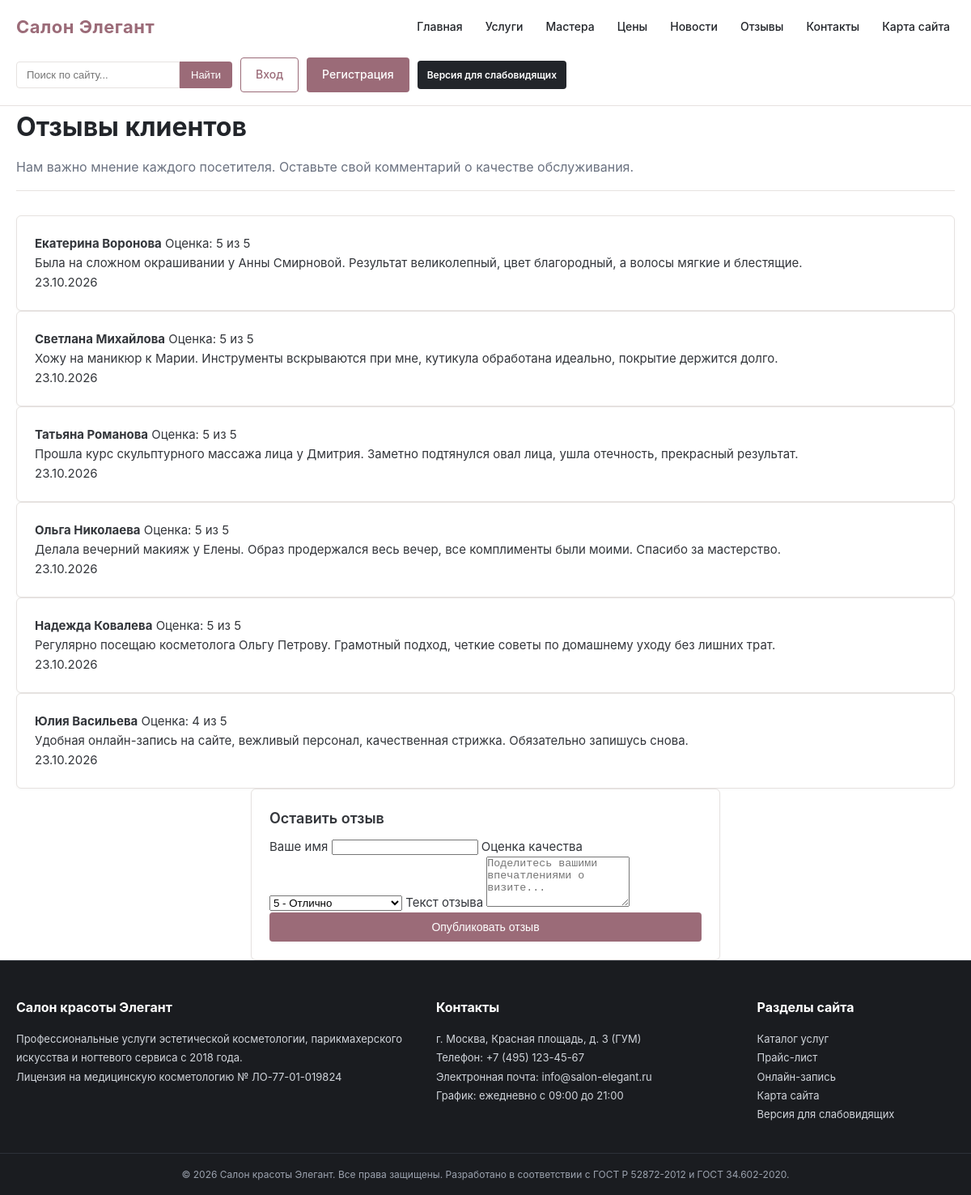
Screenshot of /reviews.php with the database file from the repository.
### tables this page shows
CREATE TABLE IF NOT EXISTS reviews (
    id INT AUTO_INCREMENT PRIMARY KEY,
    user_id INT NULL,
    author_name VARCHAR(100) NOT NULL,
    text TEXT NOT NULL,
    rating INT NOT NULL CHECK (rating BETWEEN 1 AND 5),
    created_at TIMESTAMP DEFAULT CURRENT_TIMESTAMP,
    FOREIGN KEY (user_id) REFERENCES users(id) ON DELETE SET NULL
);

### includes/functions.php (called while the page is built, shortened)
<?php
function e($value): string {
    return htmlspecialchars((string)$value, ENT_QUOTES | ENT_HTML5, 'UTF-8');
}
function currentUsername(): string {
    return $_SESSION['username'] ?? '';
}
function formatDate($dateString): string {
    $timestamp = strtotime((string)$dateString);
    return date('d.m.Y', $timestamp);
}

### reviews.php (the view, shortened to what this page needs)
<?php
require_once __DIR__ . '/includes/header.php';
$stmt = $pdo->query("SELECT * FROM reviews ORDER BY created_at DESC");
$reviews = $stmt->fetchAll();
?>
<div class="page-heading">
    <h1>Отзывы клиентов</h1>
    <p>Нам важно мнение каждого посетителя. Оставьте свой комментарий о качестве обслуживания.</p>
</div>
<div class="reviews-layout">
    <div class="reviews-list">
        <?php foreach ($reviews as $r): ?>
            <div class="card review-card">
                <div class="review-header">
                    <strong><?= e($r['author_name']) ?></strong>
                    <span class="rating-display">Оценка: <?= (int)$r['rating'] ?> из 5</span>
                </div>
                <p><?= nl2br(e($r['text'])) ?></p>
                <div class="review-date"><?= formatDate($r['created_at']) ?></div>
            </div>
        <?php endforeach; ?>
    </div>
    <div class="review-form-container">
        <form method="post" class="card form-card">
            <h3>Оставить отзыв</h3>
            <label>Ваше имя
                <input type="text" name="author_name" required value="<?= e(currentUsername()) ?>">
            </label>
            <label>Оценка качества
                <select name="rating">
                    <option value="5">5 - Отлично</option>
                </select>
            </label>
            <label>Текст отзыва
                <textarea name="text" rows="4" required placeholder="Поделитесь вашими впечатлениями о визите..."></textarea>
            </label>
            <button type="submit" class="btn btn-block">Опубликовать отзыв</button>
        </form>
    </div>
</div>
<?php require_once __DIR__ . '/includes/footer.php'; ?>

### assets/css/style.css (style rules this page uses)
* { margin: 0; padding: 0; box-sizing: border-box; }
:root { --primary: #9b6b78; --primary-hover: #825460; --accent: #c59b6d; --dark: #22252a; --gray-bg: #f8f6f5; --gray-border: #e6e2e0; --text-main: #33363b; --text-muted: #6b7280; --white: #ffffff; --success: #15803d; --danger: #b91c1c; }
body { font-family: -apple-system, BlinkMacSystemFont, "Segoe UI", Roboto, Helvetica, Arial, sans-serif; color: var(--text-main); background-color: var(--white); line-height: 1.6; font-size: 15px; }
.btn { display: inline-block; padding: 9px 18px; background-color: var(--primary); color: var(--white); text-decoration: none; border: 1px solid transparent; border-radius: 4px; font-size: 14px; font-weight: 500; cursor: pointer; text-align: center; transition: background-color 0.2s, opacity 0.2s; }
.btn-block { display: block; width: 100%; }
h1 { font-size: 32px; font-weight: 700; color: var(--dark); margin-bottom: 12px; }
h3 { font-size: 18px; font-weight: 600; margin-bottom: 8px; }
.page-heading { margin-bottom: 30px; border-bottom: 1px solid var(--gray-border); padding-bottom: 16px; }
.page-heading p { color: var(--text-muted); font-size: 16px; }
.card { background: var(--white); border: 1px solid var(--gray-border); padding: 22px; border-radius: 6px; box-shadow: 0 1px 3px rgba(0, 0, 0, 0.04); }
.form-card, .form-card-booking, .auth-card { max-width: 580px; margin: 0 auto; }

### rows the page displays
reviews: author_name "Екатерина Воронова", rating "5", text "Была на сложном окрашивании у Анны Смирновой. Результат великолепный, цвет благородный, а волосы мягкие и блестящие.", created_at "23.10.2026"
reviews: author_name "Светлана Михайлова", rating "5", text "Хожу на маникюр к Марии. Инструменты вскрываются при мне, кутикула обработана идеально, покрытие держится долго.", created_at "23.10.2026"
reviews: author_name "Татьяна Романова", rating "5", text "Прошла курс скульптурного массажа лица у Дмитрия. Заметно подтянулся овал лица, ушла отечность, прекрасный результат.", created_at "23.10.2026"
reviews: author_name "Ольга Николаева", rating "5", text "Делала вечерний макияж у Елены. Образ продержался весь вечер, все комплименты были моими. Спасибо за мастерство.", created_at "23.10.2026"
reviews: author_name "Надежда Ковалева", rating "5", text "Регулярно посещаю косметолога Ольгу Петрову. Грамотный подход, четкие советы по домашнему уходу без лишних трат.", created_at "23.10.2026"
reviews: author_name "Юлия Васильева", rating "4", text "Удобная онлайн-запись на сайте, вежливый персонал, качественная стрижка. Обязательно запишусь снова.", created_at "23.10.2026"

### other values shown
$ACCESSIBLE ? 'Обычная версия' : 'Версия для слабовидящих' "Версия для слабовидящих"
